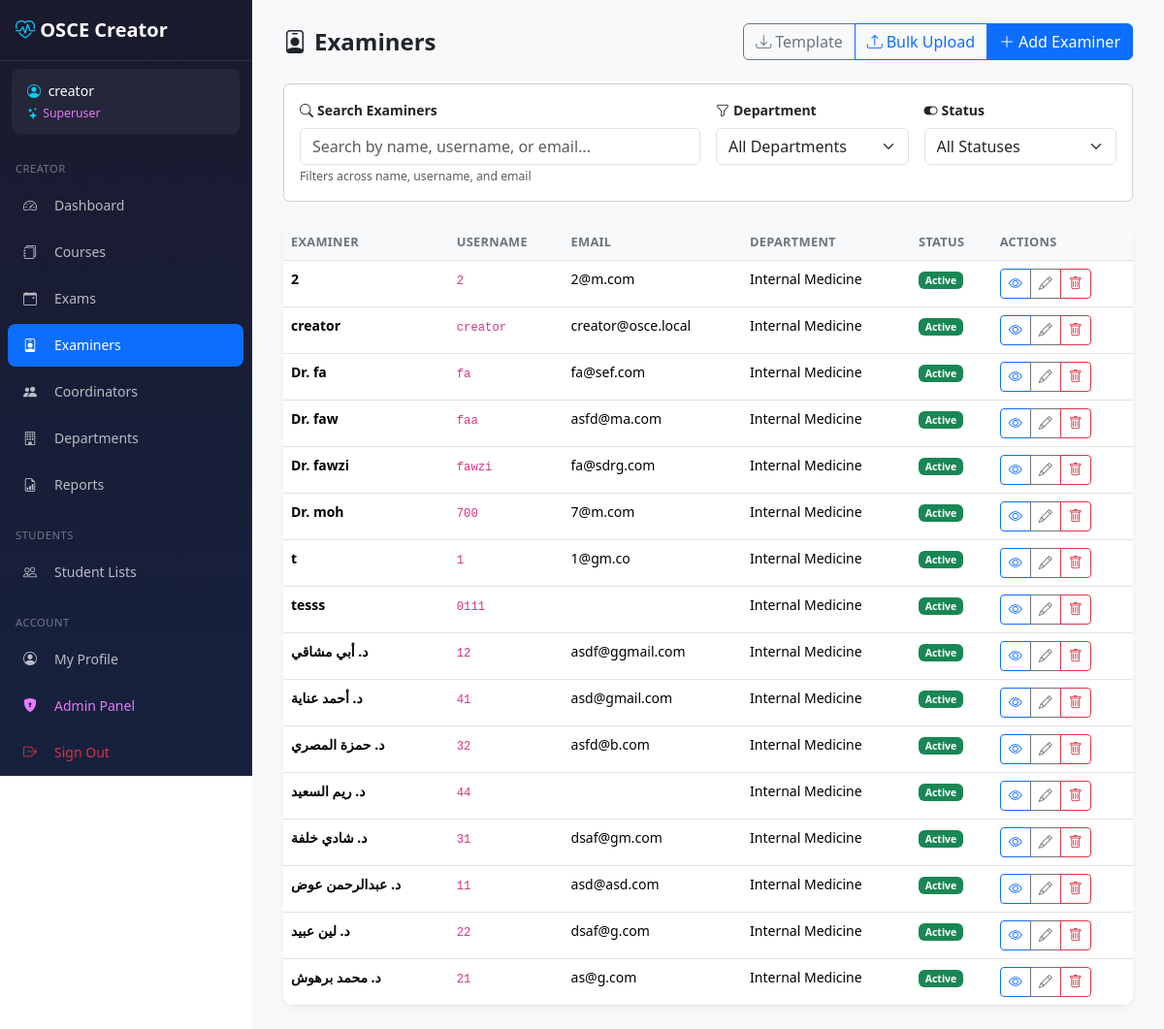
Before: /creator/examiners/ (signed in) with the older database file.
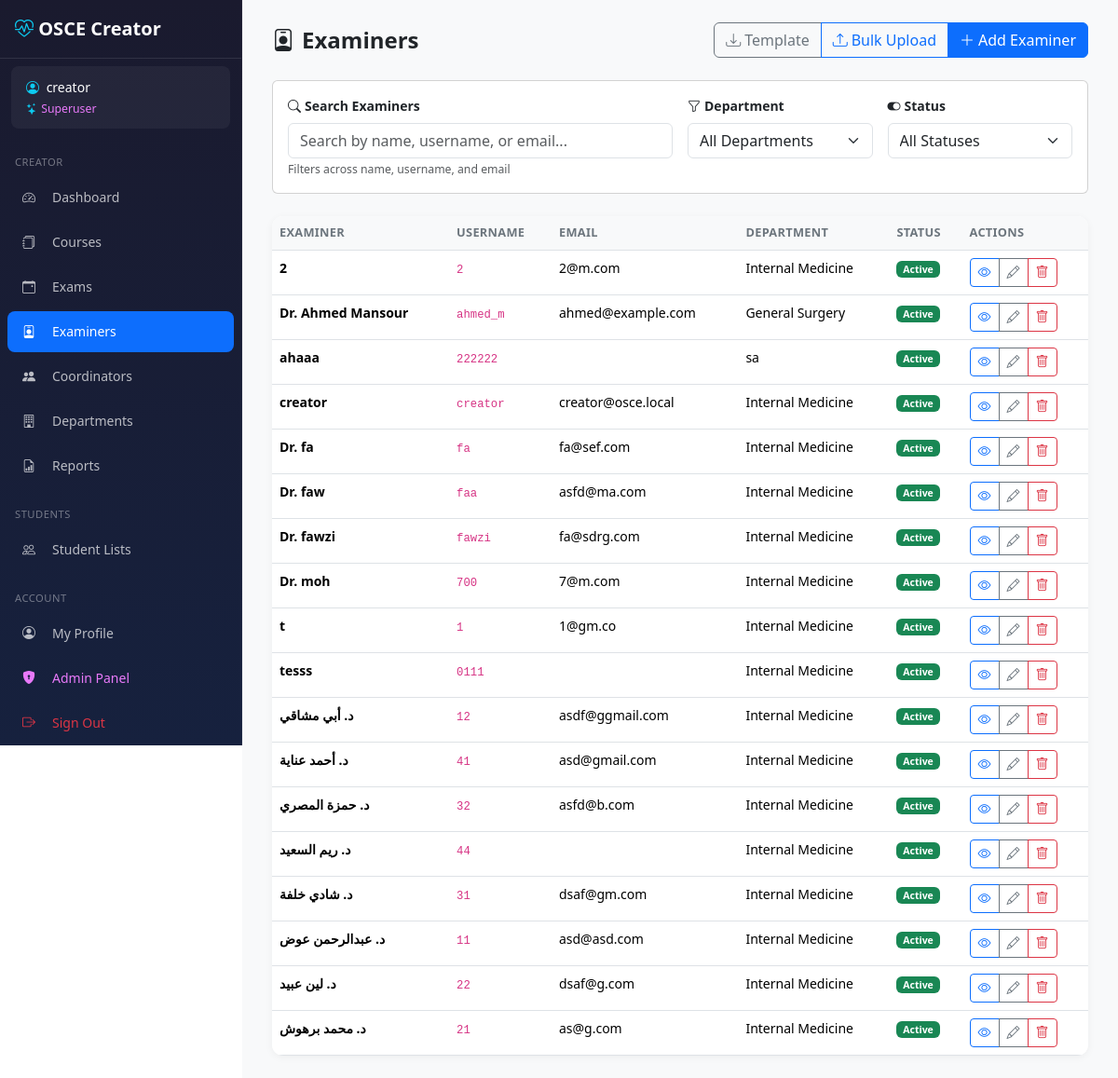
After: the same page with the newer database file.
### core/models/examiner.py (models this page shows, shortened)
class Examiner(AbstractBaseUser, PermissionsMixin, TimestampMixin):
    ROLE_EXAMINER    = 'examiner'
    ROLE_COORDINATOR = 'coordinator'
    ROLE_ADMIN       = 'admin'
    ROLE_CHOICES = [
        (ROLE_EXAMINER,    'Examiner'),
        (ROLE_COORDINATOR, 'Coordinator'),
        (ROLE_ADMIN,       'Admin'),
    ]
    POSITION_HEAD      = 'head'
    POSITION_RTA       = 'rta'
    POSITION_ORGANIZER = 'organizer'
    POSITION_CHOICES = [
        (POSITION_HEAD,      'Head'),
        (POSITION_RTA,       'RTA'),
        (POSITION_ORGANIZER, 'Organizer'),
    ]
    id = models.AutoField(primary_key=True)
    username = models.CharField(max_length=80, unique=True)
    email = models.EmailField(max_length=120, blank=True, default='')
    full_name = models.CharField(max_length=150)
    title = models.CharField(max_length=20, blank=True, default='')  # Dr., Prof.
    department = models.CharField(max_length=100, blank=True, default='')
    coordinator_department = models.ForeignKey(
        'core.Department',
        null=True, blank=True,
        on_delete=models.SET_NULL,
        related_name='coordinators',
        db_index=True,
    )
    coordinator_position = models.CharField(
        max_length=10,
        choices=POSITION_CHOICES,
        blank=True, default='',
    )
    role = models.CharField(max_length=20, choices=ROLE_CHOICES, default=ROLE_EXAMINER)
    is_active = models.BooleanField(default=True)
    is_staff = models.BooleanField(default=False)
    is_deleted = models.BooleanField(default=False)
    deleted_at = models.DateTimeField(null=True, blank=True)
    objects = ExaminerManager()
    USERNAME_FIELD = 'username'
    REQUIRED_FIELDS = ['full_name']
    class Meta:
        db_table = 'examiners'
        verbose_name = 'Examiner'
        verbose_name_plural = 'Examiners'
        constraints = [
            models.CheckConstraint(
                condition=models.Q(
                    models.Q(role='coordinator', _negated=True)
                ) | models.Q(coordinator_department__isnull=False),
                name='coordinator_must_have_department',
            ),
            models.CheckConstraint(
                condition=models.Q(
                    models.Q(role='coordinator', _negated=True)
                ) | ~models.Q(coordinator_position=''),
                name='coordinator_must_have_position',
            ),
            models.CheckConstraint(
                condition=models.Q(role='coordinator') | models.Q(
                    coordinator_department__isnull=True,
                    coordinator_position='',
                ),
                name='non_coordinator_no_dept_fields',
            ),
        ]
    @property
    def display_name(self):
        if self.title:
            return f"{self.title} {self.full_name}"
        return self.full_name

### creator/views/examiners.py (the view)
# urls.py: path('examiners/', examiners.examiner_list, name='examiner_list'),
@login_required
def examiner_list(request):
    from django.core.cache import cache
    examiners = cache.get(EXAMINER_LIST_KEY)
    if examiners is None:
        examiners = list(
            Examiner.objects.filter(role='examiner', is_deleted=False).order_by('full_name')
        )
        cache.set(EXAMINER_LIST_KEY, examiners, EXAMINER_LIST_TTL)
    today = datetime.now().date()
    can_see_deleted = request.user.is_superuser or getattr(request.user, 'role', None) == 'admin'
    deleted_examiners = Examiner.objects.filter(role='examiner', is_deleted=True).order_by('full_name') if can_see_deleted else []
    stats = cache.get(EXAMINER_STATS_KEY)
    if stats is None:
        stats = {
            'total': Examiner.objects.filter(role='examiner', is_deleted=False).count(),
            'active': Examiner.objects.filter(role='examiner', is_active=True, is_deleted=False).count(),
            'assigned_today': ExaminerAssignment.objects.filter(
                session__session_date=today,
                examiner__role='examiner',
                examiner__is_deleted=False,
            ).values('examiner_id').distinct().count(),
            'total_assignments': ExaminerAssignment.objects.filter(
                examiner__role='examiner',
                examiner__is_deleted=False,
            ).count(),
        }
        cache.set(EXAMINER_STATS_KEY, stats, EXAMINER_STATS_TTL)
    return render(request, 'creator/examiners/list.html', {
        'examiners': examiners,
        'stats': stats,
        'deleted_examiners': deleted_examiners,
        'can_see_deleted': can_see_deleted,
    })

### templates/creator/examiners/list.html (shortened to what this page needs)
{% extends 'creator/base_creator.html' %}
{% block content %}
<div class="page-header d-flex flex-wrap justify-content-between align-items-center gap-2">
    <div>
        <h1><i class="bi bi-person-badge me-2"></i>Examiners</h1>
    </div>
    <div class="btn-group">
        {% if request.user.is_superuser %}
        <a href="{% url 'creator:examiner_download_template' %}" class="btn btn-outline-secondary">
            <i class="bi bi-download me-1"></i>Template
        </a>
        <button type="button" class="btn btn-outline-primary" data-bs-toggle="modal" data-bs-target="#uploadModal">
            <i class="bi bi-upload me-1"></i>Bulk Upload
        </button>
        {% endif %}
        <a href="{% url 'creator:examiner_create' %}" class="btn btn-primary">
            <i class="bi bi-plus-lg me-1"></i>Add Examiner
        </a>
    </div>
</div>
<div class="card mb-4">
    <div class="card-body">
        <div class="row g-3">
            <div class="col-md-6">
                <label for="searchInput" class="form-label fw-bold">
                    <i class="bi bi-search me-1"></i>Search Examiners
                </label>
                <input type="text" class="form-control" id="searchInput" placeholder="Search by name, username, or email...">
                <small class="text-muted">Filters across name, username, and email</small>
            </div>
            <div class="col-md-3">
                <label for="departmentFilter" class="form-label fw-bold">
                    <i class="bi bi-funnel me-1"></i>Department
                </label>
                <select class="form-select" id="departmentFilter">
                    <option value="">All Departments</option>
                </select>
            </div>
            <div class="col-md-3">
                <label for="statusFilter" class="form-label fw-bold">
                    <i class="bi bi-toggle-on me-1"></i>Status
                </label>
                <select class="form-select" id="statusFilter">
                    <option value="">All Statuses</option>
                </select>
            </div>
        </div>
    </div>
</div>
<div class="table-card">
    <div class="table-responsive">
    <table class="table table-hover mb-0">
        <thead>
            <tr>
                <th>Examiner</th>
                <th>Username</th>
                <th>Email</th>
                <th>Department</th>
                <th>Status</th>
                <th>Actions</th>
            </tr>
        </thead>
        <tbody>
            {% for examiner in examiners %}
            <tr>
                <td>
                        <div>
                            <div class="fw-bold">{{ examiner.display_name }}</div>
                        </div>
                    </div>
                </td>
                <td><code>{{ examiner.username }}</code></td>
                <td>{{ examiner.email }}</td>
                <td>{{ examiner.department|default:"-" }}</td>
                <td>
                    {% if examiner.is_active %}
                        <span class="badge bg-success">Active</span>
                    {% else %}
                        <span class="badge bg-secondary">Inactive</span>
                    {% endif %}
                </td>
                <td>
                    <div class="btn-group btn-group-sm">
                        <a href="{% url 'creator:examiner_detail' examiner.id %}"
                           class="btn btn-outline-primary" title="View">
                            <i class="bi bi-eye"></i>
                        </a>
                        <a href="{% url 'creator:examiner_edit' examiner.id %}"
                           class="btn btn-outline-secondary" title="Edit">
                            <i class="bi bi-pencil"></i>
                        </a>
                        {% if request.user.is_superuser or request.user.role == 'admin' %}
                        <button type="button" class="btn btn-outline-danger" title="Delete"
                                onclick="confirmDelete({{ examiner.id }}, '{{ examiner.display_name|escapejs }}')">
                            <i class="bi bi-trash"></i>
                        </button>
                        {% endif %}
                    </div>
                </td>
            </tr>
            {% endfor %}
{% endblock %}

### templates/creator/base_creator.html (shortened to what this page needs)
{% load static %}
<!DOCTYPE html>
<html lang="en">
<head>
    <link href="https://cdn.jsdelivr.net/npm/bootstrap@5.3.2/dist/css/bootstrap.min.css" rel="stylesheet">
    <link href="https://cdn.jsdelivr.net/npm/bootstrap-icons@1.11.1/font/bootstrap-icons.css" rel="stylesheet">
    <link href="{% static 'css/creator.css' %}" rel="stylesheet">
</head>
<body>
    <nav id="creatorSidebar"
         class="sidebar offcanvas-lg offcanvas-start"
         tabindex="-1"
         aria-labelledby="sidebarLabel">
        <div class="offcanvas-body d-flex flex-column p-0">
            <div class="brand d-none d-lg-block">
                <i class="bi bi-heart-pulse"></i> OSCE Creator
            </div>
            {% if user.is_authenticated %}
            <div class="user-info">
                <div><i class="bi bi-person-circle me-1"></i> <span class="user-name">{{ user.display_name|default:user.username }}</span></div>
                <small class="d-block mt-1">
                    {% if user.is_superuser %}
                    <span style="color:#e879f9;"><i class="bi bi-stars me-1"></i>Superuser</span>
                    {% elif user.role == 'admin' %}
                    <span style="color:#f0c040;"><i class="bi bi-shield-fill me-1"></i>Admin</span>
                    {% else %}
                    <span class="text-muted">Examiner</span>
                    {% endif %}
                </small>
            </div>
            {% endif %}
            <div class="nav-section">Creator</div>
            <ul class="nav flex-column">
                <li class="nav-item">
                    <a class="nav-link {% if '/creator/' in request.path and request.path == '/creator/' or request.path == '/creator' %}active{% endif %}"
                       href="{% url 'creator:dashboard' %}">
                        <i class="bi bi-speedometer2"></i> Dashboard
                    </a>
                </li>
                <li class="nav-item">
                    <a class="nav-link {% if '/creator/courses' in request.path %}active{% endif %}"
                       href="{% url 'creator:course_list' %}">
                        <i class="bi bi-journals"></i> Courses
                    </a>
                </li>
                <li class="nav-item">
                    <a class="nav-link {% if '/creator/exams' in request.path %}active{% endif %}"
                       href="{% url 'creator:exam_list' %}">
                        <i class="bi bi-calendar-event"></i> Exams
                    </a>
                </li>
                <li class="nav-item">
                    <a class="nav-link {% if '/creator/examiners' in request.path %}active{% endif %}"
                       href="{% url 'creator:examiner_list' %}">
                        <i class="bi bi-person-badge"></i> Examiners
                    </a>
                </li>
                {% if user.is_superuser or user.role == 'admin' %}
                <li class="nav-item">
                    <a class="nav-link {% if '/creator/coordinators' in request.path %}active{% endif %}"
                       href="{% url 'creator:coordinator_list' %}">
                        <i class="bi bi-people-fill"></i> Coordinators
                    </a>
                </li>
                <li class="nav-item">
                    <a class="nav-link {% if '/creator/departments' in request.path %}active{% endif %}"
                       href="{% url 'creator:department_list' %}">
                        <i class="bi bi-building"></i> Departments
                    </a>
                </li>
                {% endif %}
                <li class="nav-item">
                    <a class="nav-link {% if '/creator/reports' in request.path %}active{% endif %}"
                       href="{% url 'creator:reports_index' %}">
                        <i class="bi bi-file-earmark-bar-graph"></i> Reports
                    </a>
                </li>
            </ul>
            {% if perms.core.can_view_student_list %}
            <div class="nav-section">Students</div>
            <ul class="nav flex-column">
                <li class="nav-item">
                    <a class="nav-link {% if request.path == '/creator/students/' %}active{% endif %}" href="{% url 'creator:student_list' %}">
                        <i class="bi bi-people"></i> Student Lists
                    </a>
                </li>
            </ul>
            {% endif %}
            <div class="mt-auto">
                <div class="nav-section">Account</div>
                <ul class="nav flex-column mb-3">
                    <li class="nav-item">
                        <a class="nav-link {% if request.path == '/profile/' %}active{% endif %}" href="{% url 'profile' %}">
                            <i class="bi bi-person-circle"></i> My Profile
                        </a>
                    </li>
                    {% if user.is_staff %}
                    <li class="nav-item">
                        <form method="POST" action="{% url 'admin_gateway' %}" id="admin-gateway-form">
                            <button type="submit" class="nav-link w-100 text-start border-0 bg-transparent"
                                    style="color:#e879f9;">
                                <i class="bi bi-shield-lock-fill"></i> Admin Panel
                            </button>
                        </form>
                    </li>
                    {% endif %}
                    <li class="nav-item">
                        <a class="nav-link text-danger" href="{% url 'creator:logout' %}">
                            <i class="bi bi-box-arrow-right"></i> Sign Out
                        </a>
                    </li>
                </ul>
            </div>
        </div>
    </nav>
    <main class="main-content">
        <div class="toast-container position-fixed top-0 end-0 p-3" style="z-index: 9999;">
        </div>
        {% block content %}{% endblock %}
    </main>
</body>
</html>

Changed rows visible on the page:
added Examiner: display_name "Dr. Ahmed Mansour", username "ahmed_m", email "ahmed@example.com", department "General Surgery", is_active "Active"
added Examiner: display_name "ahaaa", username "222222", department "sa", is_active "Active"
